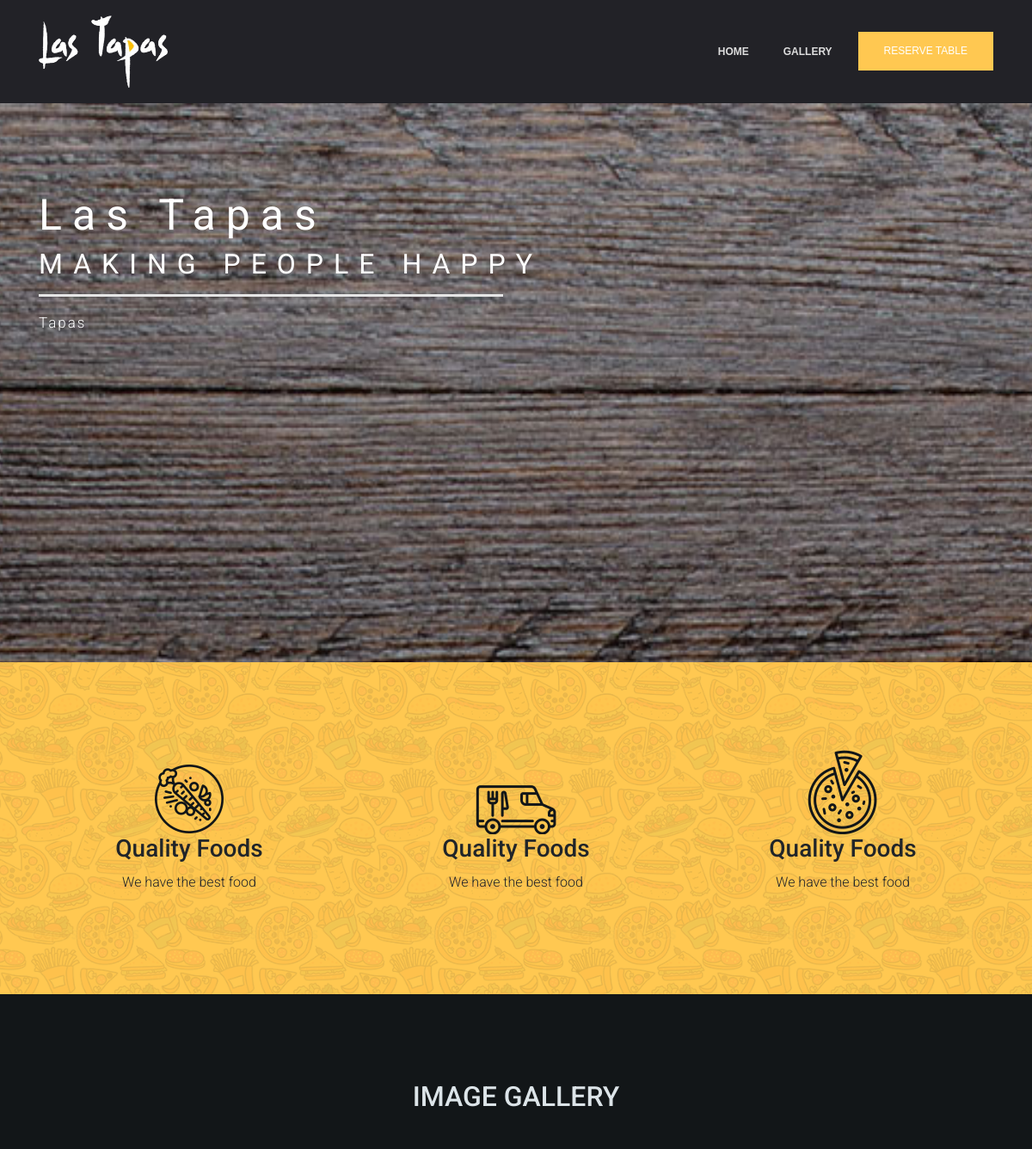
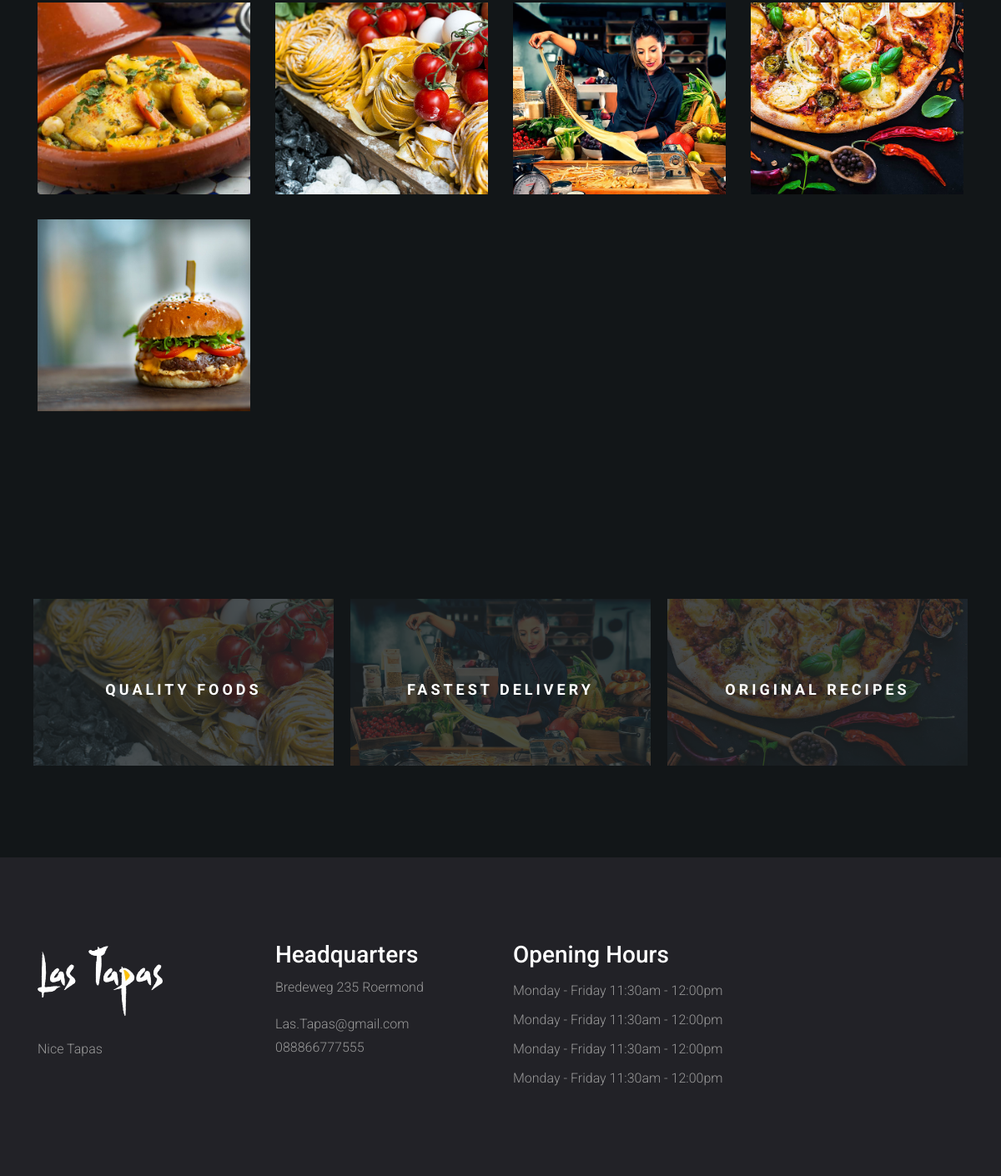
The page / on the database its author committed (2 pictures, top to bottom).
### tables this page shows
CREATE TABLE `image_gallery` (
  `image_id` int(2) NOT NULL,
  `image_name` varchar(30) NOT NULL,
  `image` varchar(255) NOT NULL
);

CREATE TABLE `website_settings` (
  `option_id` int(5) NOT NULL,
  `option_name` varchar(255) NOT NULL,
  `option_value` varchar(255) NOT NULL
);

### index.php (the view, shortened to what this page needs)
<?php
    include "connect.php";
    include "Includes/templates/header.php";
    include "Includes/templates/navbar.php";
    $stmt_web_settings = $con->prepare("SELECT * FROM website_settings");
    $stmt_web_settings->execute();
    $web_settings = $stmt_web_settings->fetchAll();
    $restaurant_email = "";
    $restaurant_address = "";
    $restaurant_phonenumber = "";
    foreach ($web_settings as $option)
    {
        if($option['option_name'] == 'restaurant_name')
        {
            $restaurant_name = $option['option_value'];
        }
        elseif($option['option_name'] == 'restaurant_email')
        {
            $restaurant_email = $option['option_value'];
        }
        elseif($option['option_name'] == 'restaurant_phonenumber')
        {
            $restaurant_phonenumber = $option['option_value'];
        }
        elseif($option['option_name'] == 'restaurant_address')
        {
            $restaurant_address = $option['option_value'];
        }
    }
?>
	<section class="home-section" id="home">
		<div class="container">
			<div class="row" style="flex-wrap: nowrap;">
				<div class="col-md-6 home-left-section">
					<div style="padding: 100px 0px; color: white;">
						<h1>
							Las Tapas
						</h1>
						<h2>
							MAKING PEOPLE HAPPY
						</h2>
						<hr>
						<p>
							Tapas
						</p>
					</div>
				</div>
			</div>
		</div>
	</section>
	<section class="our_qualities" style="padding:100px 0px;">
		<div class="container">
			<div class="row">
				<div class="col-md-4">
					<div class="our_qualities_column">
	                    <img src="Design/images/quality_food_img.png" >
	                    <div class="caption">
	                        <h3>
	                            Quality Foods
	                        </h3>
	                        <p>
	                        	We have the best food
	                        </p>
	                    </div>
	                </div>
				</div>
				<div class="col-md-4">
					<div class="our_qualities_column">
	                    <img src="Design/images/fast_delivery_img.png" >
	                    <div class="caption">
	                        <h3>
	                            Quality Foods
	                        </h3>
	                        <p>
	                        	We have the best food
	                        </p>
	                    </div>
	                </div>
				</div>
				<div class="col-md-4">
					<div class="our_qualities_column">
	                    <img src="Design/images/original_taste_img.png" >
	                    <div class="caption">
	                        <h3>
	                            Quality Foods
	                        </h3>
	                        <p>
	                        	We have the best food
	                        </p>
	                    </div>
	                </div>
				</div>
			</div>
		</div>
	</section>
	<section class="image-gallery" id="gallery">
		<div class="container">
			<h2 style="text-align: center;margin-bottom: 30px">IMAGE GALLERY</h2>
			<?php
				$stmt_image_gallery = $con->prepare("Select * from image_gallery");
                $stmt_image_gallery->execute();
                $rows_image_gallery = $stmt_image_gallery->fetchAll();
                echo "<div class = 'row'>";
	                foreach($rows_image_gallery as $row_image_gallery)
	                {
	                	echo "<div class = 'col-md-4 col-lg-3' style = 'padding: 15px;'>";
	                		$source = "admin/Uploads/images/".$row_image_gallery['image'];
	                		?>
	                		<div style = "background-image: url('<?php echo $source; ?>') !important;background-repeat: no-repeat;background-position: 50% 50%;background-size: cover;background-clip: border-box;box-sizing: border-box;overflow: hidden;height: 230px;">
	                		</div>
	                		<?php
	                	echo "</div>";
	                }
	            echo "</div>";
			?>
		</div>
	</section>
	<section class="our_qualities_v2">
		<div class="container">
			<div class="row">
				<div class="col-md-4" style="padding: 10px;">
					<div class="quality quality_1">
						<div class="text_inside_quality">
							<h5>Quality Foods</h5>
						</div>
					</div>
				</div>
				<div class="col-md-4" style="padding: 10px;">
					<div class="quality quality_2">
						<div class="text_inside_quality">
							<h5>Fastest Delivery</h5>
						</div>
					</div>
				</div>
				<div class="col-md-4" style="padding: 10px;">
					<div class="quality quality_3">
						<div class="text_inside_quality">
							<h5>Original Recipes</h5>
						</div>
					</div>
				</div>
			</div>
		</div>
	</section>
    <section class="widget_section" style="background-color: #222227;padding: 100px 0;">
        <div class="container">
            <div class="row">
                <div class="col-lg-3 col-md-6">
                    <div class="footer_widget">
                        <img src="Design/images/restaurant-logo.png" alt="Restaurant Logo" style="width: 150px;margin-bottom: 20px;">
                        <p>
                            Nice Tapas
                        </p>
                    </div>
                </div>
                <div class="col-lg-3 col-md-6">
                     <div class="footer_widget">
                        <h3>Headquarters</h3>
                        <p>
                            <?php echo $restaurant_address; ?>
                        </p>
                        <p>
                            <?php echo $restaurant_email; ?>
                            <br>
                            <?php echo $restaurant_phonenumber; ?>
                        </p>
                     </div>
                </div>
                <div class="col-lg-3 col-md-6">
                    <div class="footer_widget">
                        <h3>
                            Opening Hours
                        </h3>
                        <ul class="opening_time">
                            <li>Monday - Friday 11:30am - 12:00pm</li>
                            <li>Monday - Friday 11:30am - 12:00pm</li>
                            <li>Monday - Friday 11:30am - 12:00pm</li>
                            <li>Monday - Friday 11:30am - 12:00pm</li>
                        </ul>
                    </div>
                </div>
            </div>
        </div>
    </section>

### Design/css/main.css (style rules this page uses)
ul { display: block; list-style: none; padding: 0; margin: 0; }
hr { margin-top: 1rem; margin-bottom: 1rem; background: white; border: 3px; border-top: 3px solid rgba(0,0,0,.1); }
html { scroll-behavior: smooth; }
body { font-family: 'Roboto', sans-serif; font-size: 16px; line-height: 28px; font-weight: 300; }
.home-section { background: url(../images/home_bg.jpg); background-position: center; background-repeat: no-repeat; background-size: cover; height: 650px; background-attachment: fixed; }
.home-section h1 { color: rgb(255, 255, 255); white-space: nowrap; letter-spacing: 12px; font-weight: 400; font-size: 50px; }
.home-section h2 { color: rgb(255, 255, 255); white-space: nowrap; letter-spacing: 12px; font-weight: 400;f ont-size: 30px; }
.home-section p { color: rgb(255, 255, 255); white-space: nowrap; letter-spacing: 2px; font-weight: 300; font-size: 17px; }
.our_qualities { background: url(../images/our_qualities_bg.png); background-position: center; background-repeat: no-repeat; background-size: cover; }
.our_qualities_column { text-align: center; }
.our_menus, .image-gallery { color: #dce4e8; padding: 100px 0px; background:#121618; }
.our_qualities_v2 { background-color: #121618; padding: 100px 0px; }
.quality { background-size: cover !important; background-position: center !important; height: 200px; box-shadow: inset 0 0 0 1000px rgba(29, 35, 38, 0.8); }
.quality_1 { background-image: url('../images/img_1.jpg'); }
.quality_2 { background-image: url('../images/img_2.jpg'); }
.quality_3 { background-image: url('../images/img_3.jpg'); }
.text_inside_quality { width: 100%; text-align: center; padding: 0 40px; position: absolute; top: 50%; left: 0; }
.text_inside_quality>h5 { color:rgb(255, 255, 255); font-weight: 700; letter-spacing: 4px; font-size: 18px; line-height: 18px; text-transform: uppercase; }
.footer_widget p { color: #999; }
.footer_widget h3 { color: #fff; }
.opening_time li { color: #999; line-height: 35px; }

### rows shown on the page
image_gallery: image (picture)
image_gallery: image (picture)
image_gallery: image (picture)
image_gallery: image (picture)
image_gallery: image (picture)
website_settings: option_value "Bredeweg 235 Roermond"
website_settings: option_value "Las.Tapas@gmail.com"
website_settings: option_value "088866777555"
